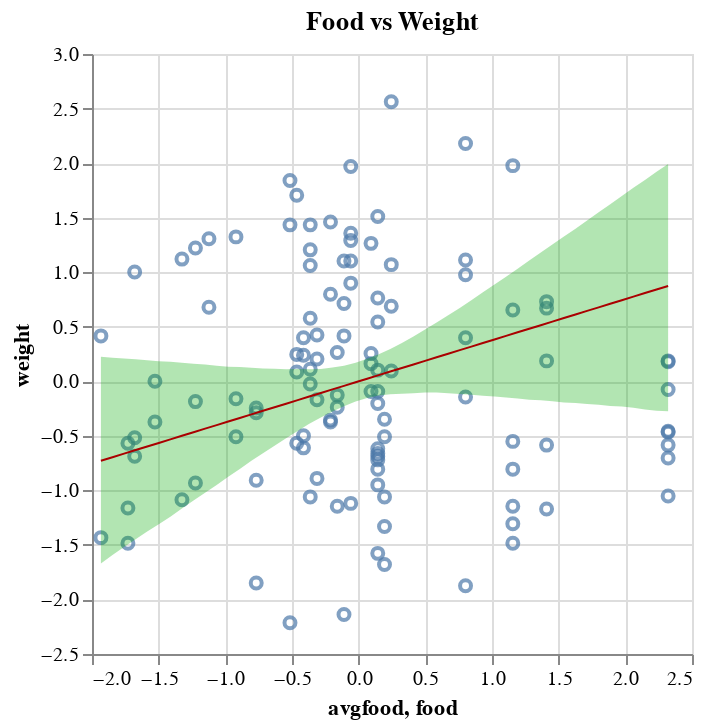

The cell this chart's notebook holds for it:
### Code cell
band2 = (
    alt.Chart(df, title="Food vs Weight")
    .encode(alt.X("food"))
    .mark_area(opacity=0.3, color="#00AA00")
    .encode(alt.Y("w2_high", axis=alt.Axis(title="weight")), alt.Y2("w2_low"))
)

line2 = (
    alt.Chart(df)
    .mark_line(color="#AA0000", strokeWidth=1)
    .encode(x="food", y=alt.Y("w2_mean"))
)

points2 = alt.Chart(pd.DataFrame(data)).mark_point().encode(x="avgfood", y="weight")


points2 + band2 + line2

### Figure 1 — Vega-Lite specification as saved in the notebook (floating-point values rounded to 4 significant figures)
{"$schema": "https://vega.github.io/schema/vega-lite/v5.20.1.json", "config": {"view": {"continuousHeight": 300, "continuousWidth": 300}}, "datasets": {"data-b3f39b532dd1d2347c9d5b8f55e40690": [{"area": -2.249, "avgfood": -1.933, "groupsize": -1.531, "n": 116, "weight": 0.4159}, {"area": -2.249, "avgfood": -1.933, "groupsize": -1.531, "n": 116, "weight": -1.433}, {"area": -1.211, "avgfood": -1.123, "groupsize": -1.531, "n": 116, "weight": 0.6789}, {"area": -1.211, "avgfood": -1.123, "groupsize": -1.531, "n": 116, "weight": 1.307}, {"area": -1.135, "avgfood": -1.325, "groupsize": -1.531, "n": 116, "weight": 1.12}, {"area": -1.135, "avgfood": -1.325, "groupsize": -1.531, "n": 116, "weight": -1.085}, {"area": -2.033, "avgfood": -1.528, "groupsize": -1.531, "n": 116, "weight": 0.0002925}, {"area": -2.033, "avgfood": -1.528, "groupsize": -1.531, "n": 116, "weight": -0.3729}, {"area": 0.6609, "avgfood": -0.05937, "groupsize": -0.8779, "n": 116, "weight": 1.357}, {"area": 0.6609, "avgfood": -0.05937, "groupsize": -0.8779, "n": 116, "weight": 0.8994}, {"area": 0.6609, "avgfood": -0.05937, "groupsize": -0.8779, "n": 116, "weight": 1.103}, {"area": -1.005, "avgfood": -0.9203, "groupsize": -0.8779, "n": 116, "weight": -0.5087}, {"area": -1.005, "avgfood": -0.9203, "groupsize": -0.8779, "n": 116, "weight": -0.1609}, {"area": -1.005, "avgfood": -0.9203, "groupsize": -0.8779, "n": 116, "weight": 1.324}, {"area": -0.4534, "avgfood": -0.05937, "groupsize": -0.8779, "n": 116, "weight": 1.968}, {"area": -0.4534, "avgfood": -0.05937, "groupsize": -0.8779, "n": 116, "weight": 1.29}, {"area": -0.4534, "avgfood": -0.05937, "groupsize": -0.8779, "n": 116, "weight": -1.119}, {"area": -1.395, "avgfood": -1.68, "groupsize": -0.8779, "n": 116, "weight": -0.6868}, {"area": -1.395, "avgfood": -1.68, "groupsize": -0.8779, "n": 116, "weight": -0.5171}, {"area": -1.395, "avgfood": -1.68, "groupsize": -0.8779, "n": 116, "weight": 1.001}, {"area": 0.65, "avgfood": -0.3632, "groupsize": -0.8779, "n": 116, "weight": 1.205}, {"area": 0.65, "avgfood": -0.3632, "groupsize": -0.8779, "n": 116, "weight": 0.1106}, {"area": 0.65, "avgfood": -0.3632, "groupsize": -0.8779, "n": 116, "weight": 1.434}, {"area": -1.557, "avgfood": -0.5152, "groupsize": -0.8779, "n": 116, "weight": 1.841}, {"area": -1.557, "avgfood": -0.5152, "groupsize": -0.8779, "n": 116, "weight": 1.434}, {"area": -1.557, "avgfood": -0.5152, "groupsize": -0.8779, "n": 116, "weight": -2.214}, {"area": -1.038, "avgfood": -1.224, "groupsize": -0.8779, "n": 116, "weight": -0.1863}, {"area": -1.038, "avgfood": -1.224, "groupsize": -0.8779, "n": 116, "weight": -0.9328}, {"area": -1.038, "avgfood": -1.224, "groupsize": -0.8779, "n": 116, "weight": 1.222}, {"area": 0.7258, "avgfood": 1.156, "groupsize": 1.733, "n": 116, "weight": 0.6534}, {"area": 0.7258, "avgfood": 1.156, "groupsize": 1.733, "n": 116, "weight": -0.5511}, {"area": 0.7258, "avgfood": 1.156, "groupsize": 1.733, "n": 116, "weight": -1.145}, {"area": 0.7258, "avgfood": 1.156, "groupsize": 1.733, "n": 116, "weight": -1.484}, {"area": 0.7258, "avgfood": 1.156, "groupsize": 1.733, "n": 116, "weight": -1.306}, {"area": 0.7258, "avgfood": 1.156, "groupsize": 1.733, "n": 116, "weight": -0.8055}, {"area": 0.7258, "avgfood": 1.156, "groupsize": 1.733, "n": 116, "weight": 1.977}, {"area": -0.1613, "avgfood": -0.7684, "groupsize": -0.2251, "n": 116, "weight": -0.2457}, {"area": -0.1613, "avgfood": -0.7684, "groupsize": -0.2251, "n": 116, "weight": -0.9073}, {"area": -0.1613, "avgfood": -0.7684, "groupsize": -0.2251, "n": 116, "weight": -0.2881}, {"area": -0.1613, "avgfood": -0.7684, "groupsize": -0.2251, "n": 116, "weight": -1.849}, {"area": 0.2822, "avgfood": 0.09256, "groupsize": -0.2251, "n": 116, "weight": 0.1615}, {"area": 0.2822, "avgfood": 0.09256, "groupsize": -0.2251, "n": 116, "weight": -0.09301}, {"area": 0.2822, "avgfood": 0.09256, "groupsize": -0.2251, "n": 116, "weight": 0.2548}, {"area": 0.2822, "avgfood": 0.09256, "groupsize": -0.2251, "n": 116, "weight": 1.264}, {"area": -0.5616, "avgfood": -0.11, "groupsize": -0.2251, "n": 116, "weight": 1.103}, {"area": -0.5616, "avgfood": -0.11, "groupsize": -0.2251, "n": 116, "weight": 0.4159}, {"area": -0.5616, "avgfood": -0.11, "groupsize": -0.2251, "n": 116, "weight": 0.7128}, {"area": -0.5616, "avgfood": -0.11, "groupsize": -0.2251, "n": 116, "weight": -2.137}, {"area": 0.4012, "avgfood": -0.1607, "groupsize": -0.2251, "n": 116, "weight": -0.2372}, {"area": 0.4012, "avgfood": -0.1607, "groupsize": -0.2251, "n": 116, "weight": -0.1269}, {"area": 0.4012, "avgfood": -0.1607, "groupsize": -0.2251, "n": 116, "weight": 0.2632}, {"area": 0.4012, "avgfood": -0.1607, "groupsize": -0.2251, "n": 116, "weight": -1.145}, {"area": -0.778, "avgfood": -0.4645, "groupsize": -0.2251, "n": 116, "weight": 0.08512}, {"area": -0.778, "avgfood": -0.4645, "groupsize": -0.2251, "n": 116, "weight": -0.568}, {"area": -0.778, "avgfood": -0.4645, "groupsize": -0.2251, "n": 116, "weight": 0.2463}, {"area": -0.778, "avgfood": -0.4645, "groupsize": -0.2251, "n": 116, "weight": 1.705}, {"area": 2.056, "avgfood": 2.321, "groupsize": 2.386, "n": 116, "weight": -1.052}, {"area": 2.056, "avgfood": 2.321, "groupsize": 2.386, "n": 116, "weight": -0.4578}, {"area": 2.056, "avgfood": 2.321, "groupsize": 2.386, "n": 116, "weight": -0.585}, {"area": 2.056, "avgfood": 2.321, "groupsize": 2.386, "n": 116, "weight": -0.4662}, {"area": 2.056, "avgfood": 2.321, "groupsize": 2.386, "n": 116, "weight": -0.07605}, {"area": 2.056, "avgfood": 2.321, "groupsize": 2.386, "n": 116, "weight": 0.1784}, {"area": 2.056, "avgfood": 2.321, "groupsize": 2.386, "n": 116, "weight": -0.7037}, {"area": 2.056, "avgfood": 2.321, "groupsize": 2.386, "n": 116, "weight": 0.1869}, {"area": -0.6265, "avgfood": -0.3632, "groupsize": -0.2251, "n": 116, "weight": 0.5771}, {"area": -0.6265, "avgfood": -0.3632, "groupsize": -0.2251, "n": 116, "weight": 1.061}, {"area": -0.6265, "avgfood": -0.3632, "groupsize": -0.2251, "n": 116, "weight": -0.02515}, {"area": -0.6265, "avgfood": -0.3632, "groupsize": -0.2251, "n": 116, "weight": -1.06}, {"area": -0.04234, "avgfood": 0.1432, "groupsize": -0.2251, "n": 116, "weight": -0.7207}, {"area": -0.04234, "avgfood": 0.1432, "groupsize": -0.2251, "n": 116, "weight": -0.6868}, {"area": -0.04234, "avgfood": 0.1432, "groupsize": -0.2251, "n": 116, "weight": -0.2033}, {"area": -0.04234, "avgfood": 0.1432, "groupsize": -0.2251, "n": 116, "weight": -0.8055}, {"area": 0.4229, "avgfood": 0.1432, "groupsize": -0.2251, "n": 116, "weight": -0.6613}, {"area": 0.4229, "avgfood": 0.1432, "groupsize": -0.2251, "n": 116, "weight": -1.577}, {"area": 0.4229, "avgfood": 0.1432, "groupsize": -0.2251, "n": 116, "weight": 0.7637}, {"area": 0.4229, "avgfood": 0.1432, "groupsize": -0.2251, "n": 116, "weight": 1.51}, {"area": 0.1957, "avgfood": 0.2445, "groupsize": -0.2251, "n": 116, "weight": 1.069}, {"area": 0.1957, "avgfood": 0.2445, "groupsize": -0.2251, "n": 116, "weight": 0.0936}, {"area": 0.1957, "avgfood": 0.2445, "groupsize": -0.2251, "n": 116, "weight": 0.6874}, {"area": 0.1957, "avgfood": 0.2445, "groupsize": -0.2251, "n": 116, "weight": 2.562}, {"area": -0.009886, "avgfood": -0.3126, "groupsize": -0.2251, "n": 116, "weight": 0.2039}, {"area": -0.009886, "avgfood": -0.3126, "groupsize": -0.2251, "n": 116, "weight": -0.8904}, {"area": -0.009886, "avgfood": -0.3126, "groupsize": -0.2251, "n": 116, "weight": -0.1694}, {"area": -0.009886, "avgfood": -0.3126, "groupsize": -0.2251, "n": 116, "weight": 0.4244}, {"area": -0.1397, "avgfood": -0.2113, "groupsize": -0.2251, "n": 116, "weight": -0.3729}, {"area": -0.1397, "avgfood": -0.2113, "groupsize": -0.2251, "n": 116, "weight": -0.356}, {"area": -0.1397, "avgfood": -0.2113, "groupsize": -0.2251, "n": 116, "weight": 0.7976}, {"area": -0.1397, "avgfood": -0.2113, "groupsize": -0.2251, "n": 116, "weight": 1.459}, {"area": 0.531, "avgfood": 1.409, "groupsize": 0.4277, "n": 116, "weight": 0.1869}, {"area": 0.531, "avgfood": 1.409, "groupsize": 0.4277, "n": 116, "weight": 0.6704}, {"area": 0.531, "avgfood": 1.409, "groupsize": 0.4277, "n": 116, "weight": 0.7298}, {"area": 0.531, "avgfood": 1.409, "groupsize": 0.4277, "n": 116, "weight": -0.585}, {"area": 0.531, "avgfood": 1.409, "groupsize": 0.4277, "n": 116, "weight": -1.17}, {"area": 0.8123, "avgfood": 0.1432, "groupsize": 0.4277, "n": 116, "weight": 0.5432}, {"area": 0.8123, "avgfood": 0.1432, "groupsize": 0.4277, "n": 116, "weight": -0.09301}, {"area": 0.8123, "avgfood": 0.1432, "groupsize": 0.4277, "n": 116, "weight": 0.1021}, {"area": 0.8123, "avgfood": 0.1432, "groupsize": 0.4277, "n": 116, "weight": -0.6189}, {"area": 0.8123, "avgfood": 0.1432, "groupsize": 0.4277, "n": 116, "weight": -0.9497}, {"area": -0.302, "avgfood": 0.1938, "groupsize": 0.4277, "n": 116, "weight": -0.3475}, {"area": -0.302, "avgfood": 0.1938, "groupsize": 0.4277, "n": 116, "weight": -1.06}, {"area": -0.302, "avgfood": 0.1938, "groupsize": 0.4277, "n": 116, "weight": -0.5087}, {"area": -0.302, "avgfood": 0.1938, "groupsize": 0.4277, "n": 116, "weight": -1.331}, {"area": -0.302, "avgfood": 0.1938, "groupsize": 0.4277, "n": 116, "weight": -1.679}, {"area": 1.483, "avgfood": 0.8016, "groupsize": 1.08, "n": 116, "weight": 0.399}, {"area": 1.483, "avgfood": 0.8016, "groupsize": 1.08, "n": 116, "weight": -0.1439}, {"area": 1.483, "avgfood": 0.8016, "groupsize": 1.08, "n": 116, "weight": 2.18}, {"area": 1.483, "avgfood": 0.8016, "groupsize": 1.08, "n": 116, "weight": 1.111}, {"area": 1.483, "avgfood": 0.8016, "groupsize": 1.08, "n": 116, "weight": 0.9758}, {"area": 1.483, "avgfood": 0.8016, "groupsize": 1.08, "n": 116, "weight": -1.874}, {"area": -0.4534, "avgfood": -0.4139, "groupsize": -0.2251, "n": 116, "weight": 0.399}, {"area": -0.4534, "avgfood": -0.4139, "groupsize": -0.2251, "n": 116, "weight": -0.6104}, {"area": -0.4534, "avgfood": -0.4139, "groupsize": -0.2251, "n": 116, "weight": 0.2378}, {"area": -0.4534, "avgfood": -0.4139, "groupsize": -0.2251, "n": 116, "weight": -0.5002}, {"area": -1.362, "avgfood": -1.731, "groupsize": -0.8779, "n": 116, "weight": -1.162}, {"area": -1.362, "avgfood": -1.731, "groupsize": -0.8779, "n": 116, "weight": -1.484}, {"area": -1.362, "avgfood": -1.731, "groupsize": -0.8779, "n": 116, "weight": -0.568}], "data-bf28f67220a285abdbce85e9478e4472": [{"area": -2.249, "food": -1.933, "groupsize": -1.531, "w1_high": 0.1989, "w1_low": -1.543, "w1_mean": -0.6646, "w2_high": 0.2252, "w2_low": -1.67, "w2_mean": -0.7288, "w3_high": 1.731, "w3_low": 0.5073, "w3_mean": 1.131}, {"area": -2.161, "food": -1.846, "groupsize": -1.451, "w1_high": 0.1942, "w1_low": -1.482, "w1_mean": -0.6387, "w2_high": 0.2162, "w2_low": -1.593, "w2_mean": -0.6961, "w3_high": 1.641, "w3_low": 0.4772, "w3_mean": 1.072}, {"area": -2.074, "food": -1.76, "groupsize": -1.371, "w1_high": 0.1927, "w1_low": -1.423, "w1_mean": -0.6127, "w2_high": 0.2084, "w2_low": -1.52, "w2_mean": -0.6634, "w3_high": 1.555, "w3_low": 0.448, "w3_mean": 1.013}, {"area": -1.986, "food": -1.673, "groupsize": -1.291, "w1_high": 0.1893, "w1_low": -1.364, "w1_mean": -0.5868, "w2_high": 0.2008, "w2_low": -1.448, "w2_mean": -0.6307, "w3_high": 1.466, "w3_low": 0.4188, "w3_mean": 0.9539}, {"area": -1.898, "food": -1.586, "groupsize": -1.211, "w1_high": 0.1836, "w1_low": -1.303, "w1_mean": -0.5608, "w2_high": 0.192, "w2_low": -1.378, "w2_mean": -0.598, "w3_high": 1.378, "w3_low": 0.3916, "w3_mean": 0.8948}, {"area": -1.81, "food": -1.499, "groupsize": -1.131, "w1_high": 0.1754, "w1_low": -1.244, "w1_mean": -0.5349, "w2_high": 0.1829, "w2_low": -1.31, "w2_mean": -0.5653, "w3_high": 1.291, "w3_low": 0.3602, "w3_mean": 0.8357}, {"area": -1.722, "food": -1.412, "groupsize": -1.051, "w1_high": 0.1722, "w1_low": -1.182, "w1_mean": -0.5089, "w2_high": 0.1784, "w2_low": -1.241, "w2_mean": -0.5326, "w3_high": 1.206, "w3_low": 0.3323, "w3_mean": 0.7766}, {"area": -1.634, "food": -1.325, "groupsize": -0.9712, "w1_high": 0.1631, "w1_low": -1.122, "w1_mean": -0.483, "w2_high": 0.1709, "w2_low": -1.167, "w2_mean": -0.4999, "w3_high": 1.119, "w3_low": 0.3013, "w3_mean": 0.7175}, {"area": -1.546, "food": -1.239, "groupsize": -0.8912, "w1_high": 0.1563, "w1_low": -1.064, "w1_mean": -0.4571, "w2_high": 0.1613, "w2_low": -1.092, "w2_mean": -0.4672, "w3_high": 1.033, "w3_low": 0.2692, "w3_mean": 0.6584}, {"area": -1.458, "food": -1.152, "groupsize": -0.8113, "w1_high": 0.1468, "w1_low": -1.009, "w1_mean": -0.4311, "w2_high": 0.1528, "w2_low": -1.022, "w2_mean": -0.4345, "w3_high": 0.9511, "w3_low": 0.2357, "w3_mean": 0.5993}, {"area": -1.371, "food": -1.065, "groupsize": -0.7314, "w1_high": 0.1382, "w1_low": -0.9504, "w1_mean": -0.4052, "w2_high": 0.1419, "w2_low": -0.9507, "w2_mean": -0.4018, "w3_high": 0.8646, "w3_low": 0.2021, "w3_mean": 0.5402}, {"area": -1.283, "food": -0.9782, "groupsize": -0.6514, "w1_high": 0.1296, "w1_low": -0.8929, "w1_mean": -0.3792, "w2_high": 0.1338, "w2_low": -0.8753, "w2_mean": -0.369, "w3_high": 0.7782, "w3_low": 0.1692, "w3_mean": 0.4811}, {"area": -1.195, "food": -0.8914, "groupsize": -0.5715, "w1_high": 0.1224, "w1_low": -0.8385, "w1_mean": -0.3533, "w2_high": 0.1315, "w2_low": -0.8035, "w2_mean": -0.3363, "w3_high": 0.6952, "w3_low": 0.1347, "w3_mean": 0.422}, {"area": -1.107, "food": -0.8046, "groupsize": -0.4916, "w1_high": 0.1218, "w1_low": -0.7836, "w1_mean": -0.3273, "w2_high": 0.125, "w2_low": -0.7277, "w2_mean": -0.3036, "w3_high": 0.6131, "w3_low": 0.106, "w3_mean": 0.3629}, {"area": -1.019, "food": -0.7177, "groupsize": -0.4116, "w1_high": 0.1154, "w1_low": -0.7279, "w1_mean": -0.3014, "w2_high": 0.1176, "w2_low": -0.6598, "w2_mean": -0.2709, "w3_high": 0.5313, "w3_low": 0.07106, "w3_mean": 0.3038}, {"area": -0.9312, "food": -0.6309, "groupsize": -0.3317, "w1_high": 0.1142, "w1_low": -0.6708, "w1_mean": -0.2754, "w2_high": 0.1158, "w2_low": -0.5901, "w2_mean": -0.2382, "w3_high": 0.4557, "w3_low": 0.03368, "w3_mean": 0.2447}, {"area": -0.8434, "food": -0.5441, "groupsize": -0.2517, "w1_high": 0.1105, "w1_low": -0.6129, "w1_mean": -0.2495, "w2_high": 0.1107, "w2_low": -0.5218, "w2_mean": -0.2055, "w3_high": 0.383, "w3_low": -0.006753, "w3_mean": 0.1856}, {"area": -0.7555, "food": -0.4573, "groupsize": -0.1718, "w1_high": 0.1049, "w1_low": -0.5566, "w1_mean": -0.2236, "w2_high": 0.1121, "w2_low": -0.4555, "w2_mean": -0.1728, "w3_high": 0.3108, "w3_low": -0.05459, "w3_mean": 0.1265}, {"area": -0.6676, "food": -0.3705, "groupsize": -0.09188, "w1_high": 0.1028, "w1_low": -0.5041, "w1_mean": -0.1976, "w2_high": 0.1097, "w2_low": -0.3902, "w2_mean": -0.1401, "w3_high": 0.2446, "w3_low": -0.1079, "w3_mean": 0.06742}, {"area": -0.5797, "food": -0.2837, "groupsize": -0.01194, "w1_high": 0.1029, "w1_low": -0.4539, "w1_mean": -0.1717, "w2_high": 0.1135, "w2_low": -0.3321, "w2_mean": -0.1074, "w3_high": 0.1871, "w3_low": -0.1678, "w3_mean": 0.008324}, {"area": -0.4919, "food": -0.1968, "groupsize": 0.06799, "w1_high": 0.1101, "w1_low": -0.4036, "w1_mean": -0.1457, "w2_high": 0.1252, "w2_low": -0.2781, "w2_mean": -0.07467, "w3_high": 0.129, "w3_low": -0.2297, "w3_mean": -0.05077}, {"area": -0.404, "food": -0.11, "groupsize": 0.1479, "w1_high": 0.1128, "w1_low": -0.3528, "w1_mean": -0.1198, "w2_high": 0.1428, "w2_low": -0.2294, "w2_mean": -0.04196, "w3_high": 0.08034, "w3_low": -0.2963, "w3_mean": -0.1099}, {"area": -0.3161, "food": -0.0232, "groupsize": 0.2279, "w1_high": 0.1163, "w1_low": -0.3066, "w1_mean": -0.09384, "w2_high": 0.1689, "w2_low": -0.1847, "w2_mean": -0.009248, "w3_high": 0.03538, "w3_low": -0.3675, "w3_mean": -0.169}, {"area": -0.2282, "food": 0.06362, "groupsize": 0.3078, "w1_high": 0.1303, "w1_low": -0.2645, "w1_mean": -0.06789, "w2_high": 0.2066, "w2_low": -0.153, "w2_mean": 0.02346, "w3_high": -0.009776, "w3_low": -0.4444, "w3_mean": -0.2281}, {"area": -0.1404, "food": 0.1504, "groupsize": 0.3877, "w1_high": 0.1471, "w1_low": -0.2247, "w1_mean": -0.04195, "w2_high": 0.2473, "w2_low": -0.1309, "w2_mean": 0.05617, "w3_high": -0.04912, "w3_low": -0.5192, "w3_mean": -0.2872}, {"area": -0.0525, "food": 0.2373, "groupsize": 0.4677, "w1_high": 0.1649, "w1_low": -0.1924, "w1_mean": -0.01601, "w2_high": 0.2954, "w2_low": -0.1199, "w2_mean": 0.08888, "w3_high": -0.088, "w3_low": -0.5984, "w3_mean": -0.3463}, {"area": 0.03538, "food": 0.3241, "groupsize": 0.5476, "w1_high": 0.1881, "w1_low": -0.1658, "w1_mean": 0.009938, "w2_high": 0.3518, "w2_low": -0.1139, "w2_mean": 0.1216, "w3_high": -0.1236, "w3_low": -0.6792, "w3_mean": -0.4053}, {"area": 0.1232, "food": 0.4109, "groupsize": 0.6275, "w1_high": 0.2165, "w1_low": -0.1447, "w1_mean": 0.03588, "w2_high": 0.4114, "w2_low": -0.1088, "w2_mean": 0.1543, "w3_high": -0.1529, "w3_low": -0.7627, "w3_mean": -0.4644}, {"area": 0.2111, "food": 0.4977, "groupsize": 0.7075, "w1_high": 0.2512, "w1_low": -0.1284, "w1_mean": 0.06183, "w2_high": 0.4738, "w2_low": -0.1029, "w2_mean": 0.187, "w3_high": -0.1867, "w3_low": -0.8471, "w3_mean": -0.5235}, {"area": 0.299, "food": 0.5845, "groupsize": 0.7874, "w1_high": 0.2919, "w1_low": -0.1185, "w1_mean": 0.08777, "w2_high": 0.5381, "w2_low": -0.1037, "w2_mean": 0.2197, "w3_high": -0.2212, "w3_low": -0.9359, "w3_mean": -0.5826}, {"area": 0.3869, "food": 0.6713, "groupsize": 0.8673, "w1_high": 0.331, "w1_low": -0.1138, "w1_mean": 0.1137, "w2_high": 0.6054, "w2_low": -0.1109, "w2_mean": 0.2524, "w3_high": -0.2542, "w3_low": -1.018, "w3_mean": -0.6417}, {"area": 0.4747, "food": 0.7582, "groupsize": 0.9473, "w1_high": 0.3821, "w1_low": -0.1129, "w1_mean": 0.1397, "w2_high": 0.6724, "w2_low": -0.1168, "w2_mean": 0.2851, "w3_high": -0.2881, "w3_low": -1.105, "w3_mean": -0.7008}, {"area": 0.5626, "food": 0.845, "groupsize": 1.027, "w1_high": 0.4321, "w1_low": -0.111, "w1_mean": 0.1656, "w2_high": 0.7437, "w2_low": -0.1246, "w2_mean": 0.3178, "w3_high": -0.3216, "w3_low": -1.193, "w3_mean": -0.7599}, {"area": 0.6505, "food": 0.9318, "groupsize": 1.107, "w1_high": 0.485, "w1_low": -0.114, "w1_mean": 0.1915, "w2_high": 0.8166, "w2_low": -0.1323, "w2_mean": 0.3506, "w3_high": -0.3492, "w3_low": -1.278, "w3_mean": -0.819}, {"area": 0.7384, "food": 1.019, "groupsize": 1.187, "w1_high": 0.5381, "w1_low": -0.1164, "w1_mean": 0.2175, "w2_high": 0.8862, "w2_low": -0.1401, "w2_mean": 0.3833, "w3_high": -0.3767, "w3_low": -1.364, "w3_mean": -0.8781}, {"area": 0.8262, "food": 1.105, "groupsize": 1.267, "w1_high": 0.5947, "w1_low": -0.1179, "w1_mean": 0.2434, "w2_high": 0.9588, "w2_low": -0.1479, "w2_mean": 0.416, "w3_high": -0.4071, "w3_low": -1.453, "w3_mean": -0.9372}, {"area": 0.9141, "food": 1.192, "groupsize": 1.347, "w1_high": 0.6524, "w1_low": -0.1198, "w1_mean": 0.2694, "w2_high": 1.032, "w2_low": -0.1585, "w2_mean": 0.4487, "w3_high": -0.438, "w3_low": -1.538, "w3_mean": -0.9963}, {"area": 1.002, "food": 1.279, "groupsize": 1.427, "w1_high": 0.7067, "w1_low": -0.1225, "w1_mean": 0.2953, "w2_high": 1.106, "w2_low": -0.1695, "w2_mean": 0.4814, "w3_high": -0.4686, "w3_low": -1.627, "w3_mean": -1.055}, {"area": 1.09, "food": 1.366, "groupsize": 1.507, "w1_high": 0.7618, "w1_low": -0.1245, "w1_mean": 0.3213, "w2_high": 1.181, "w2_low": -0.1743, "w2_mean": 0.5141, "w3_high": -0.4988, "w3_low": -1.716, "w3_mean": -1.115}, {"area": 1.178, "food": 1.453, "groupsize": 1.587, "w1_high": 0.8197, "w1_low": -0.1312, "w1_mean": 0.3472, "w2_high": 1.254, "w2_low": -0.183, "w2_mean": 0.5468, "w3_high": -0.5267, "w3_low": -1.806, "w3_mean": -1.174}, {"area": 1.266, "food": 1.54, "groupsize": 1.667, "w1_high": 0.8734, "w1_low": -0.1359, "w1_mean": 0.3732, "w2_high": 1.326, "w2_low": -0.1939, "w2_mean": 0.5795, "w3_high": -0.5548, "w3_low": -1.895, "w3_mean": -1.233}, {"area": 1.353, "food": 1.626, "groupsize": 1.747, "w1_high": 0.9305, "w1_low": -0.1423, "w1_mean": 0.3991, "w2_high": 1.399, "w2_low": -0.199, "w2_mean": 0.6122, "w3_high": -0.5852, "w3_low": -1.98, "w3_mean": -1.292}, {"area": 1.441, "food": 1.713, "groupsize": 1.827, "w1_high": 0.9876, "w1_low": -0.1451, "w1_mean": 0.425, "w2_high": 1.474, "w2_low": -0.2076, "w2_mean": 0.6449, "w3_high": -0.6133, "w3_low": -2.067, "w3_mean": -1.351}, {"area": 1.529, "food": 1.8, "groupsize": 1.906, "w1_high": 1.045, "w1_low": -0.1508, "w1_mean": 0.451, "w2_high": 1.55, "w2_low": -0.2145, "w2_mean": 0.6776, "w3_high": -0.6437, "w3_low": -2.156, "w3_mean": -1.41}, {"area": 1.617, "food": 1.887, "groupsize": 1.986, "w1_high": 1.102, "w1_low": -0.1572, "w1_mean": 0.4769, "w2_high": 1.624, "w2_low": -0.2266, "w2_mean": 0.7104, "w3_high": -0.669, "w3_low": -2.246, "w3_mean": -1.469}, {"area": 1.705, "food": 1.974, "groupsize": 2.066, "w1_high": 1.159, "w1_low": -0.1603, "w1_mean": 0.5029, "w2_high": 1.699, "w2_low": -0.2311, "w2_mean": 0.7431, "w3_high": -0.6942, "w3_low": -2.336, "w3_mean": -1.528}, {"area": 1.793, "food": 2.06, "groupsize": 2.146, "w1_high": 1.216, "w1_low": -0.1655, "w1_mean": 0.5288, "w2_high": 1.773, "w2_low": -0.2431, "w2_mean": 0.7758, "w3_high": -0.7217, "w3_low": -2.425, "w3_mean": -1.587}, {"area": 1.881, "food": 2.147, "groupsize": 2.226, "w1_high": 1.274, "w1_low": -0.1696, "w1_mean": 0.5548, "w2_high": 1.845, "w2_low": -0.2582, "w2_mean": 0.8085, "w3_high": -0.7496, "w3_low": -2.511, "w3_mean": -1.646}, {"area": 1.969, "food": 2.234, "groupsize": 2.306, "w1_high": 1.332, "w1_low": -0.1675, "w1_mean": 0.5807, "w2_high": 1.92, "w2_low": -0.2692, "w2_mean": 0.8412, "w3_high": -0.7784, "w3_low": -2.599, "w3_mean": -1.705}, {"area": 2.056, "food": 2.321, "groupsize": 2.386, "w1_high": 1.391, "w1_low": -0.1753, "w1_mean": 0.6067, "w2_high": 1.992, "w2_low": -0.2755, "w2_mean": 0.8739, "w3_high": -0.8096, "w3_low": -2.688, "w3_mean": -1.765}]}, "layer": [{"data": {"name": "data-b3f39b532dd1d2347c9d5b8f55e40690"}, "encoding": {"x": {"field": "avgfood", "type": "quantitative"}, "y": {"field": "weight", "type": "quantitative"}}, "mark": {"type": "point"}}, {"data": {"name": "data-bf28f67220a285abdbce85e9478e4472"}, "encoding": {"x": {"field": "food", "type": "quantitative"}, "y": {"axis": {"title": "weight"}, "field": "w2_high", "type": "quantitative"}, "y2": {"field": "w2_low"}}, "mark": {"color": "#00AA00", "opacity": 0.3, "type": "area"}, "title": "Food vs Weight"}, {"data": {"name": "data-bf28f67220a285abdbce85e9478e4472"}, "encoding": {"x": {"field": "food", "type": "quantitative"}, "y": {"field": "w2_mean", "type": "quantitative"}}, "mark": {"color": "#AA0000", "strokeWidth": 1, "type": "line"}}]}
